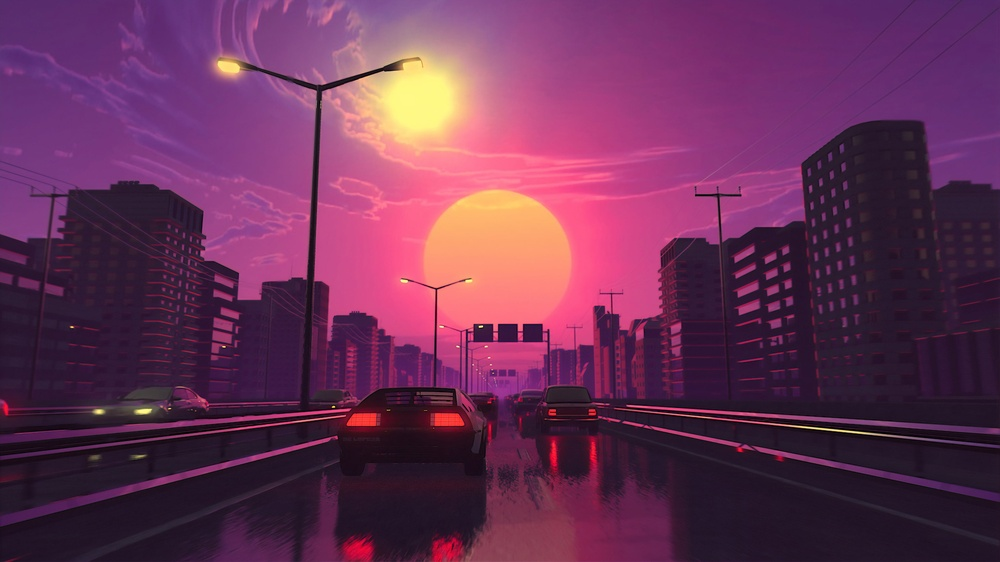
#> input picture shannon_fano_coding/input_img.jpg, 1000 x 562 px, shrunk from 3840 x 2160 before the run
$ python pragyan_shannon_fano_coding.py
#> lines starting #> are read from the running program, lines starting #| are printed output that depends on the picture
import cv2
import numpy as np
from collections import Counter
import matplotlib.pyplot as plt
import os

# Recursive function to assign Shannon–Fano codes
def shannon_fano_recursive(symbols, codes):
    """
    symbols: List of (pixel_value, frequency) sorted in descending frequency
    codes: Dictionary mapping pixel values to binary codes
    """
    if len(symbols) <= 1:  # Base case: 1 or 0 symbols
        return

    # Step 1: Find total frequency
    total = sum(freq for _, freq in symbols)

    # Step 2: Find split point where total frequency is ~half
    acc = 0
    split_index = 0
    for i, (_, freq) in enumerate(symbols):
        acc += freq
        if acc >= total / 2:  # Close to half total frequency
            split_index = i + 1
            break

    # Step 3: Assign '0' to first half and '1' to second half
    for i in range(split_index):
        codes[symbols[i][0]] += '0'
    for i in range(split_index, len(symbols)):
        codes[symbols[i][0]] += '1'

    # Step 4: Recurse for both halves
    shannon_fano_recursive(symbols[:split_index], codes)
    shannon_fano_recursive(symbols[split_index:], codes)

# Function to encode pixels into Shannon–Fano bitstring
def shannon_fano_encode(pixels, codes):
    return ''.join(codes[p] for p in pixels)

# Function to decode Shannon–Fano bitstring back to pixel values
def shannon_fano_decode(encoded_str, codes):
    reverse_codes = {v: k for k, v in codes.items()}  # Reverse mapping
    current_code = ""
    decoded_pixels = []

    for bit in encoded_str:
        current_code += bit
        if current_code in reverse_codes:
            decoded_pixels.append(reverse_codes[current_code])
            current_code = ""  # Reset for next symbol

    return decoded_pixels

# ---------- Main ----------
image_path = "./input_img.jpg"  # Image file path
if not os.path.exists(image_path):
    raise FileNotFoundError("Image not found!")

# Step 1: Read the image in grayscale mode
img = cv2.imread(image_path, cv2.IMREAD_GRAYSCALE)
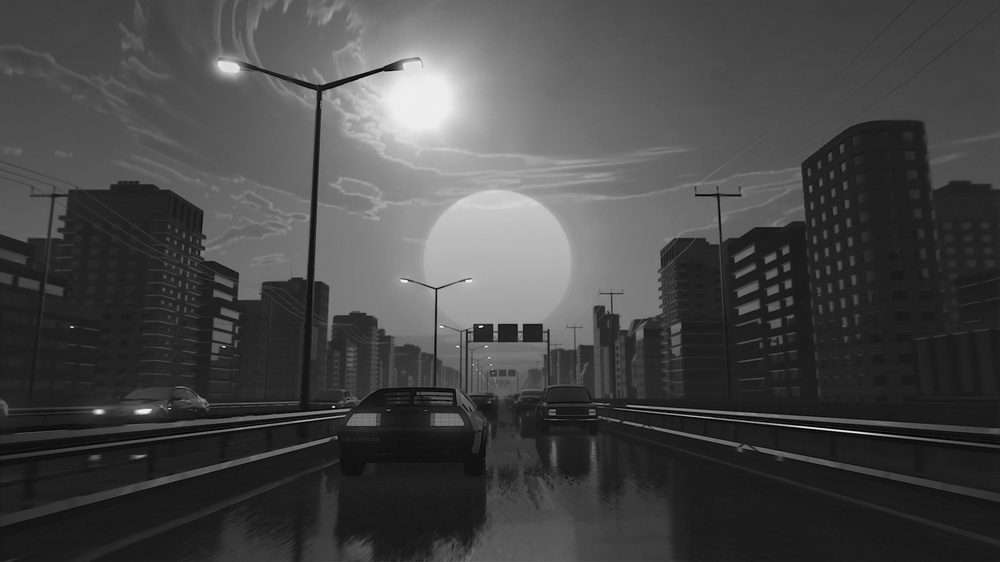
#> img: shape (562, 1000); min 0, max 247, mean 70.4

# Step 2: Flatten image into 1D array of pixels
pixels = img.flatten()

# Step 3: Count frequency of each pixel value
freq_dict = Counter(pixels)
#> freq_dict = 246 items

# Step 4: Sort symbols by frequency (highest first)
symbols = sorted(freq_dict.items(), key=lambda x: x[1], reverse=True)
#> symbols = 246 pairs, first value 0 to 247, second value 1 to 19439

# Step 5: Initialize empty code dictionary
codes = {sym: '' for sym, _ in symbols}
#> codes = 246 items

# Step 6: Generate Shannon–Fano codes
shannon_fano_recursive(symbols, codes)
#> in shannon_fano_recursive, `total = sum(freq for _, freq in symbols)`: total = 562000
#> the loop in shannon_fano_recursive, `for i, (_, freq) in enumerate(symbols):` made 32 passes
#> (freq, acc, split_index) on pass 32: (4168, 284624, 32)
#> (freq, acc) on passes 1 to 6: (19439, 19439), (18935, 38374), (17196, 55570), (16657, 72227), (16252, 88479), (16204, 104683)
#> after the loop in shannon_fano_recursive, `for i, (_, freq) in enumerate(symbols):`: acc = 284624
#> after the loop in shannon_fano_recursive, `for i in range(split_index):`: codes = 246 items
#> the loop in shannon_fano_recursive (call 2), `for i, (_, freq) in enumerate(symbols):` made 9 passes
#> (freq, acc, split_index) on pass 9: (13133, 147511, 9)
#> the loop in shannon_fano_recursive (call 2), `for i in range(split_index, len(symbols)):` made 23 passes

# Step 7: Encode image
encoded_str = shannon_fano_encode(pixels, codes)

# Step 8: Decode bitstring back into pixels
decoded_pixels = shannon_fano_decode(encoded_str, codes)
#> after the loop in shannon_fano_decode, `for bit in encoded_str:`: current_code = ''; decoded_pixels = 562000 items
#> decoded_pixels = 562000 items

# Step 9: Convert list back into image shape
decoded_img = np.array(decoded_pixels, dtype=np.uint8).reshape(img.shape)

# Step 10: Display original and decoded images
plt.figure(figsize=(8,4))
plt.subplot(1,2,1)
plt.imshow(img, cmap='gray')
plt.title("Original Image")
plt.axis('off')

plt.subplot(1,2,2)
plt.imshow(decoded_img, cmap='gray')
plt.title("Decoded Image (Shannon–Fano)")
plt.axis('off')
plt.show()
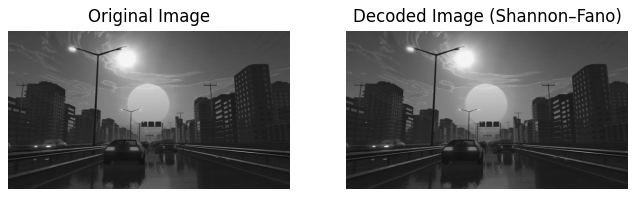
#> figure drawn by matplotlib, 2 panels

# Step 11: Print compression statistics
print("Original size (bits):", len(pixels) * 8)  # Each pixel is 8 bits
#| Original size (bits): 4496000
print("Compressed size (bits):", len(encoded_str))
#| Compressed size (bits): 3951752
print("Compression ratio:", round(len(pixels)*8 / len(encoded_str), 2))
#| Compression ratio: 1.14

$ run again, with shannon_fano_coding/image.png saved as shannon_fano_coding/input_img.jpg
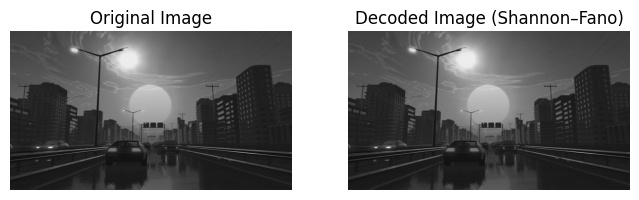
#> input picture shannon_fano_coding/image.png, 639 x 200 px
#> img is the input picture: shape (200, 639); min 0, max 255, mean 122.2
#> freq_dict = 256 items
#> symbols = 256 pairs, first value 0 to 255, second value 2 to 32654
#> `codes = {sym: '' for sym, _ in symbols}`: codes = 256 items
#> total = 127800
#> the loop in shannon_fano_recursive, `for i, (_, freq) in enumerate(symbols):` made 15 passes
#> (freq, acc, split_index) on pass 15: (1334, 64313, 15)
#> after the loop in shannon_fano_recursive, `for i, (_, freq) in enumerate(symbols):`: acc = 64313
#> after the loop in shannon_fano_recursive, `for i in range(split_index):`: codes = 256 items
#> the loop in shannon_fano_recursive (call 2), `for i, (_, freq) in enumerate(symbols):` made 1 pass
#> (freq, acc, split_index) on pass 1: (32654, 32654, 1)
#> the loop in shannon_fano_recursive (call 2), `for i in range(split_index, len(symbols)):` made 14 passes
#> after the loop in shannon_fano_decode, `for bit in encoded_str:`: current_code = ''; decoded_pixels = 127800 items
#> `plt.show()`:
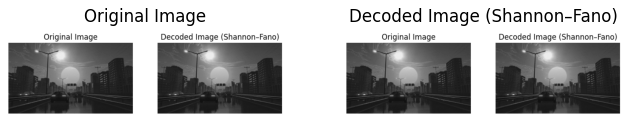
#> figure drawn by matplotlib, 2 panels
#| Original size (bits): 1022400
#| Compressed size (bits): 780844
#| Compression ratio: 1.31
